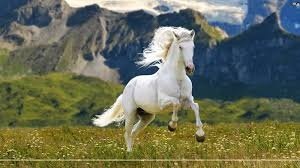
#> input picture horse.jpg, 300 x 168 px
$ jupyter execute basic.ipynb   (shell and % lines are left out)
#> lines starting #> are read from the running program, lines starting #| are printed output that depends on the picture
## Basic Image filteration

#Import required packages

[cell 1]
import numpy as np
import cv2
import matplotlib.pyplot as plt

#Read the image

[cell 2]
image = cv2.imread("horse.jpg")
#> image is the input picture: shape (168, 300, 3); mean B, G, R 87.6, 110.1, 105.6
plt.imshow(image)

## Applying filter for 3x3 Kernel

[cell 3]
kernel_3x3 = np.ones((3,3), np.float32) / 9
blurred = cv2.filter2D(image, -1, kernel_3x3)
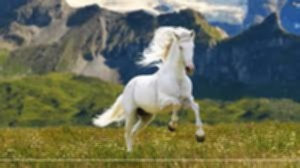
#> blurred: shape (168, 300, 3); mean B, G, R 87.6, 110.1, 105.6
plt.imshow(blurred)

## Applying blur of 7x7 kernel

[cell 4]
kernel_7x7 = np.ones((7,7), np.float32) / 49

blurred2 = cv2.filter2D(image, -1, kernel_7x7)
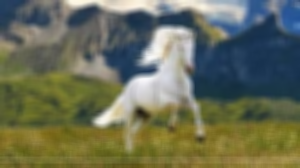
#> blurred2: shape (168, 300, 3); mean B, G, R 87.6, 110.1, 105.6
plt.imshow(blurred2)

[cell 5]
canny_img = cv2.Canny(image,250,500)
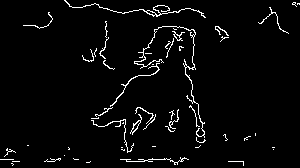
#> canny_img: shape (168, 300); 3.4% white in thin lines or dots
plt.imshow(canny_img)

[cell 6]
gray_image = cv2.cvtColor(image, cv2.COLOR_RGB2GRAY)
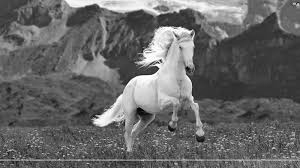
#> gray_image: shape (168, 300); min 1, max 255, mean 102.9
plt.imshow(gray_image)

[cell 7]
a = plt.hist(image.ravel(),256,[0,256])
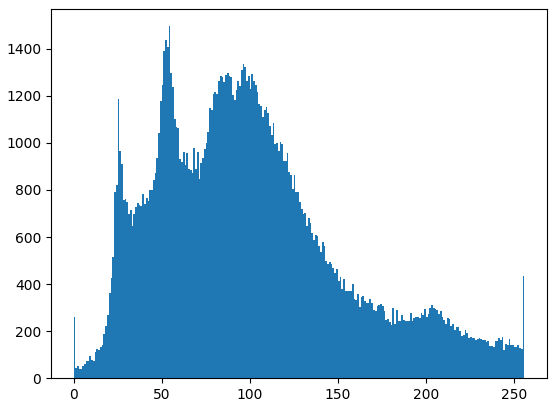
#> figure drawn by matplotlib, 1 panel; tallest bar 1496 high, from x = 54 to 55

[cell 8]
ret1,th1 = cv2.threshold(image,110,250,cv2.THRESH_BINARY)
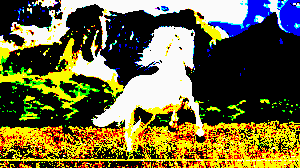
#> th1: shape (168, 300, 3); mean B, G, R 59.5, 103.3, 110.1
